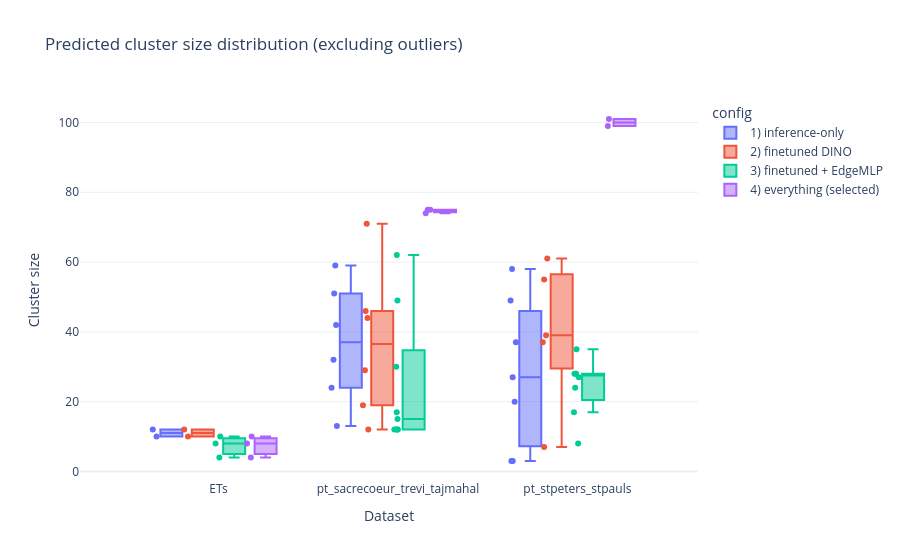

Write notebook code for a chart like this one.
### Markdown cell above
## 10) Extra visuals (cluster sizes + GT↔cluster overlap heatmaps)

### Code cell
def cluster_size_table(*, pred_csv: Path, config_name: str) -> pd.DataFrame:
    df = pd.read_csv(pred_csv)
    df = df.rename(columns={"scene": "pred_cluster"})
    df["pred_cluster"] = df["pred_cluster"].astype(str)
    df = df[df["pred_cluster"].str.lower() != OUTLIERS_LABEL.lower()].copy()
    out = (
        df.groupby(["dataset", "pred_cluster"], as_index=False)
        .size()
        .rename(columns={"size": "cluster_size"})
    )
    out.insert(0, "config", config_name)
    return out


sizes = pd.concat(
    [
        cluster_size_table(pred_csv=CLUSTERS1, config_name="1) inference-only"),
        cluster_size_table(pred_csv=CLUSTERS2, config_name="2) finetuned DINO"),
        cluster_size_table(pred_csv=CLUSTERS3, config_name="3) finetuned + EdgeMLP"),
        cluster_size_table(pred_csv=CLUSTERS4, config_name="4) everything (selected)"),
    ],
    ignore_index=True,
)

fig = px.box(
    sizes,
    x="dataset",
    y="cluster_size",
    color="config",
    points="all",
    title="Predicted cluster size distribution (excluding outliers)",
)
fig.update_layout(xaxis_title="Dataset", yaxis_title="Cluster size")
fig.show()

sizes.head()

### Figure 1 — Plotly figure (JSON) as saved in the notebook; plotly's stock layout.template omitted (floating-point values rounded to 4 significant figures)
{"data": [{"alignmentgroup": "True", "boxpoints": "all", "hovertemplate": "config=1) inference-only<br>dataset=%{x}<br>cluster_size=%{y}<extra></extra>", "legendgroup": "1) inference-only", "marker": {"color": "#636efa"}, "name": "1) inference-only", "notched": false, "offsetgroup": "1) inference-only", "orientation": "v", "showlegend": true, "type": "box", "x": ["ETs", "ETs", "pt_sacrecoeur_trevi_tajmahal", "pt_sacrecoeur_trevi_tajmahal", "pt_sacrecoeur_trevi_tajmahal", "pt_sacrecoeur_trevi_tajmahal", "pt_sacrecoeur_trevi_tajmahal", "pt_sacrecoeur_trevi_tajmahal", "pt_stpeters_stpauls", "pt_stpeters_stpauls", "pt_stpeters_stpauls", "pt_stpeters_stpauls", "pt_stpeters_stpauls", "pt_stpeters_stpauls", "pt_stpeters_stpauls"], "x0": " ", "xaxis": "x", "y": [12, 10, 59, 51, 42, 32, 24, 13, 58, 49, 37, 27, 20, 3, 3], "y0": " ", "yaxis": "y"}, {"alignmentgroup": "True", "boxpoints": "all", "hovertemplate": "config=2) finetuned DINO<br>dataset=%{x}<br>cluster_size=%{y}<extra></extra>", "legendgroup": "2) finetuned DINO", "marker": {"color": "#EF553B"}, "name": "2) finetuned DINO", "notched": false, "offsetgroup": "2) finetuned DINO", "orientation": "v", "showlegend": true, "type": "box", "x": ["ETs", "ETs", "pt_sacrecoeur_trevi_tajmahal", "pt_sacrecoeur_trevi_tajmahal", "pt_sacrecoeur_trevi_tajmahal", "pt_sacrecoeur_trevi_tajmahal", "pt_sacrecoeur_trevi_tajmahal", "pt_sacrecoeur_trevi_tajmahal", "pt_stpeters_stpauls", "pt_stpeters_stpauls", "pt_stpeters_stpauls", "pt_stpeters_stpauls", "pt_stpeters_stpauls"], "x0": " ", "xaxis": "x", "y": [12, 10, 71, 46, 44, 29, 19, 12, 61, 55, 39, 37, 7], "y0": " ", "yaxis": "y"}, {"alignmentgroup": "True", "boxpoints": "all", "hovertemplate": "config=3) finetuned + EdgeMLP<br>dataset=%{x}<br>cluster_size=%{y}<extra></extra>", "legendgroup": "3) finetuned + EdgeMLP", "marker": {"color": "#00cc96"}, "name": "3) finetuned + EdgeMLP", "notched": false, "offsetgroup": "3) finetuned + EdgeMLP", "orientation": "v", "showlegend": true, "type": "box", "x": ["ETs", "ETs", "ETs", "pt_sacrecoeur_trevi_tajmahal", "pt_sacrecoeur_trevi_tajmahal", "pt_sacrecoeur_trevi_tajmahal", "pt_sacrecoeur_trevi_tajmahal", "pt_sacrecoeur_trevi_tajmahal", "pt_sacrecoeur_trevi_tajmahal", "pt_sacrecoeur_trevi_tajmahal", "pt_sacrecoeur_trevi_tajmahal", "pt_sacrecoeur_trevi_tajmahal", "pt_stpeters_stpauls", "pt_stpeters_stpauls", "pt_stpeters_stpauls", "pt_stpeters_stpauls", "pt_stpeters_stpauls", "pt_stpeters_stpauls", "pt_stpeters_stpauls", "pt_stpeters_stpauls"], "x0": " ", "xaxis": "x", "y": [10, 8, 4, 62, 49, 30, 17, 15, 12, 12, 12, 12, 35, 28, 28, 28, 27, 24, 17, 8], "y0": " ", "yaxis": "y"}, {"alignmentgroup": "True", "boxpoints": "all", "hovertemplate": "config=4) everything (selected)<br>dataset=%{x}<br>cluster_size=%{y}<extra></extra>", "legendgroup": "4) everything (selected)", "marker": {"color": "#ab63fa"}, "name": "4) everything (selected)", "notched": false, "offsetgroup": "4) everything (selected)", "orientation": "v", "showlegend": true, "type": "box", "x": ["ETs", "ETs", "ETs", "pt_sacrecoeur_trevi_tajmahal", "pt_sacrecoeur_trevi_tajmahal", "pt_sacrecoeur_trevi_tajmahal", "pt_stpeters_stpauls", "pt_stpeters_stpauls"], "x0": " ", "xaxis": "x", "y": [10, 8, 4, 75, 75, 74, 101, 99], "y0": " ", "yaxis": "y"}], "layout": {"boxmode": "group", "legend": {"title": {"text": "config"}, "tracegroupgap": 0}, "title": {"text": "Predicted cluster size distribution (excluding outliers)"}, "xaxis": {"anchor": "y", "domain": [0, 1], "title": {"text": "Dataset"}}, "yaxis": {"anchor": "x", "domain": [0, 1], "title": {"text": "Cluster size"}}}}
